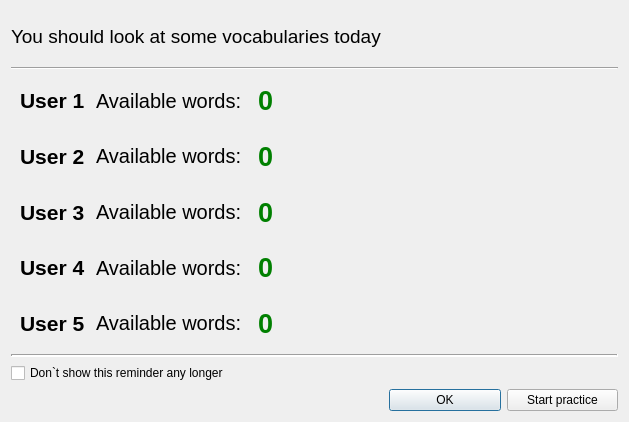
<?xml version="1.0" encoding="UTF-8"?>
<ui version="4.0">
 <author>Jonathan Kossick</author>
 <class>reminderWindow</class>
 <widget class="QDialog" name="reminderWindow">
  <property name="windowModality">
   <enum>Qt::NonModal</enum>
  </property>
  <property name="geometry">
   <rect>
    <x>0</x>
    <y>0</y>
    <width>629</width>
    <height>422</height>
   </rect>
  </property>
  <property name="sizePolicy">
   <sizepolicy hsizetype="Minimum" vsizetype="Fixed">
    <horstretch>0</horstretch>
    <verstretch>0</verstretch>
   </sizepolicy>
  </property>
  <property name="contextMenuPolicy">
   <enum>Qt::NoContextMenu</enum>
  </property>
  <property name="windowTitle">
   <string>Reminder</string>
  </property>
  <layout class="QVBoxLayout" name="verticalLayout">
   <item>
    <widget class="QLabel" name="label">
     <property name="font">
      <font>
       <pointsize>14</pointsize>
      </font>
     </property>
     <property name="text">
      <string>You should look at some vocabularies today</string>
     </property>
    </widget>
   </item>
   <item>
    <widget class="Line" name="line_2">
     <property name="orientation">
      <enum>Qt::Horizontal</enum>
     </property>
    </widget>
   </item>
   <item>
    <widget class="QWidget" name="" native="true">
     <layout class="QHBoxLayout" name="horizontalLayout">
      <item>
       <widget class="QLabel" name="User1_reminderLabel">
        <property name="font">
         <font>
          <pointsize>16</pointsize>
          <weight>75</weight>
          <italic>false</italic>
          <bold>true</bold>
          <underline>false</underline>
          <strikeout>false</strikeout>
          <kerning>true</kerning>
         </font>
        </property>
        <property name="text">
         <string>User 1 </string>
        </property>
       </widget>
      </item>
      <item>
       <widget class="QLabel" name="ihlluhrLabel">
        <property name="font">
         <font>
          <pointsize>15</pointsize>
         </font>
        </property>
        <property name="text">
         <string>Available words:</string>
        </property>
       </widget>
      </item>
      <item>
       <spacer name="horizontalSpacer_4">
        <property name="orientation">
         <enum>Qt::Horizontal</enum>
        </property>
        <property name="sizeType">
         <enum>QSizePolicy::Fixed</enum>
        </property>
        <property name="sizeHint" stdset="0">
         <size>
          <width>10</width>
          <height>13</height>
         </size>
        </property>
       </spacer>
      </item>
      <item>
       <widget class="QLabel" name="number_voc">
        <property name="font">
         <font>
          <pointsize>20</pointsize>
          <weight>75</weight>
          <bold>true</bold>
         </font>
        </property>
        <property name="styleSheet">
         <string notr="true">color:green;</string>
        </property>
        <property name="text">
         <string notr="true">0</string>
        </property>
       </widget>
      </item>
      <item>
       <spacer name="horizontalSpacer">
        <property name="orientation">
         <enum>Qt::Horizontal</enum>
        </property>
        <property name="sizeType">
         <enum>QSizePolicy::Expanding</enum>
        </property>
        <property name="sizeHint" stdset="0">
         <size>
          <width>178</width>
          <height>18</height>
         </size>
        </property>
       </spacer>
      </item>
     </layout>
    </widget>
   </item>
   <item>
    <widget class="QWidget" name="User2_horizontalLayout" native="true">
     <layout class="QHBoxLayout" name="sdf">
      <item>
       <widget class="QLabel" name="User2_reminderLabel">
        <property name="font">
         <font>
          <pointsize>16</pointsize>
          <weight>75</weight>
          <bold>true</bold>
         </font>
        </property>
        <property name="text">
         <string>User 2 </string>
        </property>
       </widget>
      </item>
      <item>
       <widget class="QLabel" name="User1_reminderLabel_2">
        <property name="font">
         <font>
          <pointsize>15</pointsize>
         </font>
        </property>
        <property name="text">
         <string>Available words:</string>
        </property>
       </widget>
      </item>
      <item>
       <spacer name="horizontalSpacer_5">
        <property name="orientation">
         <enum>Qt::Horizontal</enum>
        </property>
        <property name="sizeType">
         <enum>QSizePolicy::Fixed</enum>
        </property>
        <property name="sizeHint" stdset="0">
         <size>
          <width>10</width>
          <height>13</height>
         </size>
        </property>
       </spacer>
      </item>
      <item>
       <widget class="QLabel" name="User2_number_voc">
        <property name="font">
         <font>
          <pointsize>20</pointsize>
          <weight>75</weight>
          <bold>true</bold>
         </font>
        </property>
        <property name="styleSheet">
         <string notr="true">color:green;</string>
        </property>
        <property name="text">
         <string notr="true">0</string>
        </property>
       </widget>
      </item>
      <item>
       <spacer name="horizontalSpacer_2">
        <property name="orientation">
         <enum>Qt::Horizontal</enum>
        </property>
        <property name="sizeType">
         <enum>QSizePolicy::Expanding</enum>
        </property>
        <property name="sizeHint" stdset="0">
         <size>
          <width>178</width>
          <height>18</height>
         </size>
        </property>
       </spacer>
      </item>
     </layout>
    </widget>
   </item>
   <item>
    <widget class="QWidget" name="User3_horizontalLayout" native="true">
     <layout class="QHBoxLayout" name="sdfdgf">
      <item>
       <widget class="QLabel" name="User3_reminderLabel">
        <property name="font">
         <font>
          <pointsize>16</pointsize>
          <weight>75</weight>
          <bold>true</bold>
         </font>
        </property>
        <property name="text">
         <string>User 3 </string>
        </property>
       </widget>
      </item>
      <item>
       <widget class="QLabel" name="User1_reminderLabel_3">
        <property name="font">
         <font>
          <pointsize>15</pointsize>
         </font>
        </property>
        <property name="text">
         <string>Available words:</string>
        </property>
       </widget>
      </item>
      <item>
       <spacer name="horizontalSpacer_6">
        <property name="orientation">
         <enum>Qt::Horizontal</enum>
        </property>
        <property name="sizeType">
         <enum>QSizePolicy::Fixed</enum>
        </property>
        <property name="sizeHint" stdset="0">
         <size>
          <width>10</width>
          <height>13</height>
         </size>
        </property>
       </spacer>
      </item>
      <item>
       <widget class="QLabel" name="User3_number_voc">
        <property name="font">
         <font>
          <pointsize>20</pointsize>
          <weight>75</weight>
          <bold>true</bold>
         </font>
        </property>
        <property name="styleSheet">
         <string notr="true">color:green;</string>
        </property>
        <property name="text">
         <string notr="true">0</string>
        </property>
       </widget>
      </item>
      <item>
       <spacer name="horizontalSpacer_7">
        <property name="orientation">
         <enum>Qt::Horizontal</enum>
        </property>
        <property name="sizeType">
         <enum>QSizePolicy::Expanding</enum>
        </property>
        <property name="sizeHint" stdset="0">
         <size>
          <width>178</width>
          <height>18</height>
         </size>
        </property>
       </spacer>
      </item>
     </layout>
    </widget>
   </item>
   <item>
    <widget class="QWidget" name="User4_horizontalLayout" native="true">
     <layout class="QHBoxLayout" name="Ussdfer4_horizontalLayout">
      <item>
       <widget class="QLabel" name="User4_reminderLabel">
        <property name="font">
         <font>
          <pointsize>16</pointsize>
          <weight>75</weight>
          <bold>true</bold>
         </font>
        </property>
        <property name="text">
         <string>User 4 </string>
        </property>
       </widget>
      </item>
      <item>
       <widget class="QLabel" name="User1_reminderLabel_4">
        <property name="font">
         <font>
          <pointsize>15</pointsize>
         </font>
        </property>
        <property name="text">
         <string>Available words:</string>
        </property>
       </widget>
      </item>
      <item>
       <spacer name="horizontalSpacer_8">
        <property name="orientation">
         <enum>Qt::Horizontal</enum>
        </property>
        <property name="sizeType">
         <enum>QSizePolicy::Fixed</enum>
        </property>
        <property name="sizeHint" stdset="0">
         <size>
          <width>10</width>
          <height>13</height>
         </size>
        </property>
       </spacer>
      </item>
      <item>
       <widget class="QLabel" name="User4_number_voc">
        <property name="font">
         <font>
          <pointsize>20</pointsize>
          <weight>75</weight>
          <bold>true</bold>
         </font>
        </property>
        <property name="styleSheet">
         <string notr="true">color:green;</string>
        </property>
        <property name="text">
         <string notr="true">0</string>
        </property>
       </widget>
      </item>
      <item>
       <spacer name="horizontalSpacer_9">
        <property name="orientation">
         <enum>Qt::Horizontal</enum>
        </property>
        <property name="sizeType">
         <enum>QSizePolicy::Expanding</enum>
        </property>
        <property name="sizeHint" stdset="0">
         <size>
          <width>178</width>
          <height>18</height>
         </size>
        </property>
       </spacer>
      </item>
     </layout>
    </widget>
   </item>
   <item>
    <widget class="QWidget" name="User5_horizontalLayout" native="true">
     <layout class="QHBoxLayout" name="Ussdf">
      <item>
       <widget class="QLabel" name="User5_reminderLabel">
        <property name="font">
         <font>
          <pointsize>16</pointsize>
          <weight>75</weight>
          <bold>true</bold>
         </font>
        </property>
        <property name="text">
         <string>User 5 </string>
        </property>
       </widget>
      </item>
      <item>
       <widget class="QLabel" name="User1_reminderLabel_5">
        <property name="font">
         <font>
          <pointsize>15</pointsize>
         </font>
        </property>
        <property name="text">
         <string>Available words:</string>
        </property>
       </widget>
      </item>
      <item>
       <spacer name="horizontalSpacer_10">
        <property name="orientation">
         <enum>Qt::Horizontal</enum>
        </property>
        <property name="sizeType">
         <enum>QSizePolicy::Fixed</enum>
        </property>
        <property name="sizeHint" stdset="0">
         <size>
          <width>10</width>
          <height>13</height>
         </size>
        </property>
       </spacer>
      </item>
      <item>
       <widget class="QLabel" name="User5_number_voc">
        <property name="font">
         <font>
          <pointsize>20</pointsize>
          <weight>75</weight>
          <bold>true</bold>
         </font>
        </property>
        <property name="styleSheet">
         <string notr="true">color:green;</string>
        </property>
        <property name="text">
         <string notr="true">0</string>
        </property>
       </widget>
      </item>
      <item>
       <spacer name="horizontalSpacer_11">
        <property name="orientation">
         <enum>Qt::Horizontal</enum>
        </property>
        <property name="sizeType">
         <enum>QSizePolicy::Expanding</enum>
        </property>
        <property name="sizeHint" stdset="0">
         <size>
          <width>178</width>
          <height>18</height>
         </size>
        </property>
       </spacer>
      </item>
     </layout>
    </widget>
   </item>
   <item>
    <widget class="Line" name="line">
     <property name="frameShadow">
      <enum>QFrame::Sunken</enum>
     </property>
     <property name="lineWidth">
      <number>2</number>
     </property>
     <property name="orientation">
      <enum>Qt::Horizontal</enum>
     </property>
    </widget>
   </item>
   <item>
    <widget class="QCheckBox" name="dont_remember">
     <property name="text">
      <string>Don`t show this reminder any longer</string>
     </property>
    </widget>
   </item>
   <item>
    <layout class="QHBoxLayout" name="horizontalLayout_3">
     <item>
      <spacer name="horizontalSpacer_3">
       <property name="orientation">
        <enum>Qt::Horizontal</enum>
       </property>
       <property name="sizeType">
        <enum>QSizePolicy::Fixed</enum>
       </property>
       <property name="sizeHint" stdset="0">
        <size>
         <width>378</width>
         <height>20</height>
        </size>
       </property>
      </spacer>
     </item>
     <item>
      <widget class="QPushButton" name="ok_button">
       <property name="text">
        <string>OK</string>
       </property>
      </widget>
     </item>
     <item>
      <widget class="QPushButton" name="start_voc2brain">
       <property name="text">
        <string>Start practice</string>
       </property>
      </widget>
     </item>
    </layout>
   </item>
  </layout>
  <zorder>label</zorder>
  <zorder>line</zorder>
  <zorder>dont_remember</zorder>
  <zorder>line_2</zorder>
 </widget>
 <tabstops>
  <tabstop>ok_button</tabstop>
  <tabstop>start_voc2brain</tabstop>
  <tabstop>dont_remember</tabstop>
 </tabstops>
 <resources/>
 <connections>
  <connection>
   <sender>ok_button</sender>
   <signal>clicked()</signal>
   <receiver>reminderWindow</receiver>
   <slot>close()</slot>
   <hints>
    <hint type="sourcelabel">
     <x>436</x>
     <y>128</y>
    </hint>
    <hint type="destinationlabel">
     <x>303</x>
     <y>79</y>
    </hint>
   </hints>
  </connection>
 </connections>
</ui>
